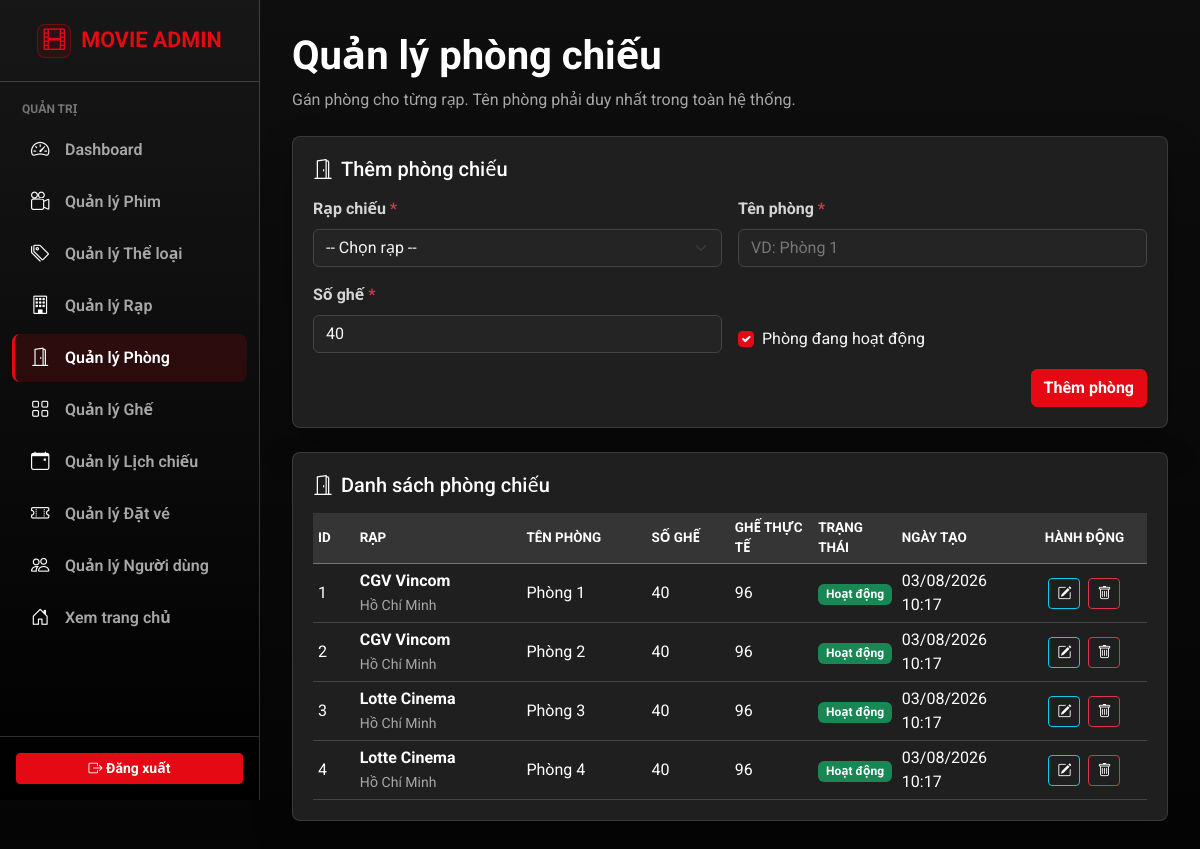
/frontend/admin/manage_rooms.php (signed in), run on the app's committed database.
### tables this page shows
CREATE TABLE rooms
(
    id          INT PRIMARY KEY AUTO_INCREMENT,
    theatre_id  INT         NOT NULL,
    name        VARCHAR(50) NOT NULL,
    total_seats INT         NOT NULL,
    is_active   BOOLEAN   DEFAULT TRUE,
    created_at  TIMESTAMP DEFAULT CURRENT_TIMESTAMP,
    updated_at  TIMESTAMP DEFAULT CURRENT_TIMESTAMP ON UPDATE CURRENT_TIMESTAMP,
    FOREIGN KEY (theatre_id) REFERENCES theatres (id) ON DELETE CASCADE
);

CREATE TABLE theatres
(
    id            INT PRIMARY KEY AUTO_INCREMENT,
    name          VARCHAR(100) NOT NULL,
    address       VARCHAR(255) NULL,
    city          VARCHAR(50)  NULL,
    phone         VARCHAR(20)  NULL,
    total_screens INT       DEFAULT 1,
    created_at    TIMESTAMP DEFAULT CURRENT_TIMESTAMP,
    updated_at    TIMESTAMP DEFAULT CURRENT_TIMESTAMP ON UPDATE CURRENT_TIMESTAMP
);

### backend/app/init.php (called while the page is built, shortened)
<?php
spl_autoload_register(function ($class_name) {
    $prefix = 'App\\';
    $base_dir = __DIR__ . '/';
    $len = strlen($prefix);
    $relative_class = substr($class_name, $len);
    $file = $base_dir . str_replace('\\', '/', $relative_class) . '.php';
});

### backend/app/Config/Database.php (called while the page is built, shortened)
<?php
class Database {
    private static $connection = null;
    public static function getConnection() {
        if (self::$connection === null) {
            $host     = getenv('DB_HOST') ?: 'localhost';
            $username = getenv('DB_USER') ?: 'root';
            $password = getenv('DB_PASSWORD') !== false ? getenv('DB_PASSWORD') : '';
            $database = getenv('DB_NAME') ?: 'movie_ticket_booking';
            $port     = getenv('DB_PORT') ?: 3306;
            $conn = mysqli_connect($host, $username, $password, $database, (int)$port);
            mysqli_set_charset($conn, "utf8mb4");
            self::$connection = $conn;
        }
        return self::$connection;
    }
}

### backend/app/Controllers/RoomController.php (called while the page is built, shortened)
<?php
class RoomController {
    private $service;
    public function __construct() {
        $this->service = new RoomService();
    }
    public function getAllRooms() {
        return $this->service->getAllRooms();
    }
}

### backend/app/Services/RoomService.php (called while the page is built, shortened)
<?php
class RoomService {
    private $model;
    public function __construct() {
        $this->model = new RoomModel();
    }
    public function getAllRooms() {
        return $this->model->getAllWithTheatre();
    }
}

### backend/app/Models/RoomModel.php (called while the page is built, shortened)
<?php
class RoomModel {
    private $conn;
    public function __construct() {
        $this->conn = Database::getConnection();
    }
    public function getAllWithTheatre() {
        $query = "
            SELECT r.*, t.name AS theatre_name, t.city AS theatre_city,
                   (SELECT COUNT(*) FROM seats s WHERE s.room_id = r.id) AS seat_count
            FROM rooms r
            INNER JOIN theatres t ON t.id = r.theatre_id
            ORDER BY t.name ASC, r.name ASC
        ";
        $result = mysqli_query($this->conn, $query);
        $rooms = [];
        if ($result) {
            while ($row = mysqli_fetch_assoc($result)) {
                $rooms[] = $row;
            }
        }
        return $rooms;
    }
}

### frontend/admin/manage_rooms.php (the view, shortened to what this page needs)
<?php
require_once '../../backend/app/init.php';
require_once 'admin_header.php';
require_once 'admin_sidebar.php';
$controller = new RoomController();
$rooms_list = $controller->getAllRooms();
$theatres_list = $controller->getAllTheatres();
$edit_room = null;
?>
<div class="container-fluid">
    <div class="admin-page-header d-flex flex-column flex-lg-row justify-content-between align-items-start gap-3 mb-4">
        <div>
            <h1 class="mb-0 text-white fw-bold">Quản lý phòng chiếu</h1>
            <p class="mb-0 mt-2 text-muted">Gán phòng cho từng rạp. Tên phòng phải duy nhất trong toàn hệ thống.</p>
        </div>
    </div>
    <div class="admin-card mb-4">
        <h5 class="mb-3 text-white">
            <i class="bi bi-door-open me-2"></i><?= $edit_room ? 'Cập nhật phòng chiếu' : 'Thêm phòng chiếu' ?>
        </h5>
        <form action="manage_rooms.php" method="POST">
            <?php renderRoomFormFields('room_form', $theatres_list, $edit_room); ?>
            <div class="mt-3 text-end">
                <button type="submit" class="btn btn-netflix-red">
                    <?= $edit_room ? 'Lưu thay đổi' : 'Thêm phòng' ?>
                </button>
            </div>
        </form>
    </div>
    <div class="admin-card">
        <h5 class="mb-3 text-white"><i class="bi bi-door-open me-2"></i>Danh sách phòng chiếu</h5>
        <div class="table-responsive">
            <table class="table table-hover admin-table align-middle mb-0">
                <thead>
                    <tr>
                        <th width="5%">ID</th>
                        <th width="20%">Rạp</th>
                        <th width="15%">Tên phòng</th>
                        <th width="10%">Số ghế</th>
                        <th width="10%">Ghế thực tế</th>
                        <th width="10%">Trạng thái</th>
                        <th width="15%">Ngày tạo</th>
                        <th width="15%" class="text-center">Hành động</th>
                    </tr>
                </thead>
                <tbody>
                    <?php if (!empty($rooms_list)): ?>
                        <?php foreach ($rooms_list as $room): ?>
                            <tr>
                                <td><?= $room['id'] ?></td>
                                <td>
                                    <strong><?= htmlspecialchars($room['theatre_name']) ?></strong>
                                    <br><span class="text-muted small"><?= htmlspecialchars($room['theatre_city'] ?? '') ?></span>
                                </td>
                                <td><?= htmlspecialchars($room['name']) ?></td>
                                <td><?= (int)$room['total_seats'] ?></td>
                                <td><?= (int)$room['seat_count'] ?></td>
                                <td>
                                    <?php if ($room['is_active']): ?>
                                        <span class="badge bg-success">Hoạt động</span>
                                    <?php else: ?>
                                        <span class="badge bg-secondary">Tạm ngưng</span>
                                    <?php endif; ?>
                                </td>
                                <td><?= date('d/m/Y H:i', strtotime($room['created_at'])) ?></td>
                                <td class="text-center">
                                    <a href="manage_rooms.php?edit_id=<?= $room['id'] ?>" class="btn btn-sm btn-outline-info admin-icon-btn me-1" title="Sửa phòng">
                                        <i class="bi bi-pencil-square"></i>
                                    </a>
                                    <form action="" method="POST" class="d-inline" onsubmit="return confirm('Xóa phòng này sẽ xóa toàn bộ ghế và suất chiếu liên quan. Bạn có chắc chắn?');">
                                        <button type="submit" class="btn btn-sm btn-outline-danger admin-icon-btn" title="Xóa phòng">
                                            <i class="bi bi-trash"></i>
                                        </button>
                                    </form>
                                </td>
                            </tr>
                        <?php endforeach; ?>
                    <?php endif; ?>
                </tbody>
            </table>
        </div>
    </div>
</div>
<?php
function renderRoomFormFields($prefix, $theatres_list, $room = null) {
?>
    <div class="row g-3">
        <div class="col-md-6">
            <label class="form-label">Rạp chiếu <span class="text-danger">*</span></label>
            <select class="form-select" name="theatre_id" id="<?= $prefix ?>_theatre_id" required>
                <option value="">-- Chọn rạp --</option>
            </select>
        </div>
        <div class="col-md-6">
            <label class="form-label">Tên phòng <span class="text-danger">*</span></label>
            <input type="text" class="form-control" name="name" id="<?= $prefix ?>_name" required placeholder="VD: Phòng 1" value="<?= htmlspecialchars($room['name'] ?? '') ?>">
        </div>
        <div class="col-md-6">
            <label class="form-label">Số ghế <span class="text-danger">*</span></label>
            <input type="number" class="form-control" name="total_seats" id="<?= $prefix ?>_total_seats" min="1" value="<?= htmlspecialchars((string)($room['total_seats'] ?? 40)) ?>" required>
        </div>
        <div class="col-md-6 d-flex align-items-end">
            <div class="form-check">
                <input class="form-check-input" type="checkbox" name="is_active" id="<?= $prefix ?>_is_active" <?= !isset($room['is_active']) || $room['is_active'] ? 'checked' : '' ?>>
                <label class="form-check-label" for="<?= $prefix ?>_is_active">Phòng đang hoạt động</label>
            </div>
        </div>
    </div>
<?php } ?>
<?php require_once 'admin_footer.php'; ?>

### frontend/css/admin.css (style rules this page uses)
:root { --admin-bg: #0a0a0a; --admin-surface: #1f1f1f; --admin-surface-soft: #242424; --admin-surface-head: #353535; --admin-sidebar: #000000; --admin-border: rgba(255, 255, 255, 0.18); --admin-border-soft: rgba(255, 255, 255, 0.12); --admin-text: #f5f5f5; --admin-muted: #a7a7a7; --admin-danger: #e50914; --admin-danger-hover: #b20710; --admin-radius: 8px; --admin-sidebar-width: 260px; }
body { min-height: 100vh; margin: 0; background: linear-gradient(180deg, #0e0e0e 0%, var(--admin-bg) 45%, #050505 100%); color: var(--admin-text); font-family: "Roboto", "Segoe UI", Arial, sans-serif; }
a, a:hover { color: inherit; }
.text-muted { color: var(--admin-muted) !important; }
.admin-content .container-fluid { padding-right: 0; padding-left: 0; }
.admin-card { padding: 20px; overflow: hidden; border: 1px solid var(--admin-border-soft); border-radius: var(--admin-radius); background: var(--admin-surface); color: var(--admin-text); box-shadow: 0 18px 40px rgba(0, 0, 0, 0.24); }
.table-responsive { background: var(--admin-surface); }
.admin-table { --bs-table-bg: var(--admin-surface); --bs-table-color: var(--admin-text); --bs-table-border-color: rgba(255, 255, 255, 0.16); --bs-table-hover-bg: #2b2b2b; --bs-table-hover-color: #ffffff; margin: 0; }
.admin-table thead th { border-bottom: 1px solid rgba(255, 255, 255, 0.32) !important; background: var(--admin-surface-head) !important; color: #ffffff !important; font-size: 0.84rem; font-weight: 700; text-transform: uppercase; }
.admin-table td, .admin-table th { padding: 5px; vertical-align: middle; }
.admin-table td, .admin-table td i, .admin-table strong { color: #ffffff; }
.btn-netflix-red { border: 1px solid var(--admin-danger); background: var(--admin-danger); color: #ffffff; font-weight: 700; }
.form-label { color: #d5d5d5; font-weight: 700; }
.form-control, .form-select { border-color: #444444; background-color: var(--admin-surface-soft); color: var(--admin-text); }
.form-control::placeholder { color: #777777; }
.form-check-input { border-color: #444444; background-color: var(--admin-surface-soft); }
.form-check-input:checked { border-color: var(--admin-danger); background-color: var(--admin-danger); }

### data on the page
rooms: id "1", theatre.name "CGV Vincom", theatre.city "Hồ Chí Minh", name "Phòng 1", total_seats "40", seat_count "96", is_active "Hoạt động", created_at "03/08/2026 10:17"
rooms: id "2", theatre.name "CGV Vincom", theatre.city "Hồ Chí Minh", name "Phòng 2", total_seats "40", seat_count "96", is_active "Hoạt động", created_at "03/08/2026 10:17"
rooms: id "3", theatre.name "Lotte Cinema", theatre.city "Hồ Chí Minh", name "Phòng 3", total_seats "40", seat_count "96", is_active "Hoạt động", created_at "03/08/2026 10:17"
rooms: id "4", theatre.name "Lotte Cinema", theatre.city "Hồ Chí Minh", name "Phòng 4", total_seats "40", seat_count "96", is_active "Hoạt động", created_at "03/08/2026 10:17"
